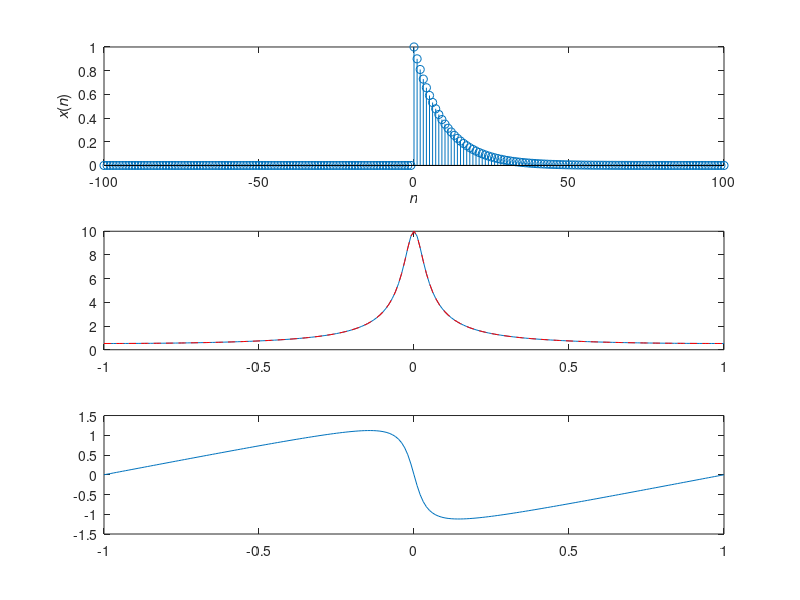

This chart was generated by the following MATLAB code:
clc
close all
clear all
a=0.9;
n=-100:1:100;
omega_x=-1*pi:0.01*pi:1*pi;

for ii=1:length(n)
    if(n(ii)<0)
        x_n(ii)=0;
    else
        x_n(ii)=a^n(ii);
    end
end

subplot(3,1,1),stem(n, x_n)
xlabel('\it{n}')
ylabel('{\itx}({\itn})')


for jj=1:length(omega_x)
    for ii=1:length(n)
        expo_x(jj,ii)=exp(-1j*omega_x(jj)...
            *n(ii));
    end
    F_omega(1,jj)=sum(x_n.*expo_x(jj,:));
end

angle_F_omega=atan(imag(F_omega)./real(F_omega));

for ii=1:length(omega_x)
    F_omega_theo_mag(ii)=1/sqrt(1+a^2-...
        2*a*cos(omega_x(ii)));
end

subplot(3,1,2),plot(omega_x/pi, abs(F_omega),...
   omega_x/pi, abs(F_omega_theo_mag), '--r' )

subplot(3,1,3),plot(omega_x/pi, angle_F_omega)




        
